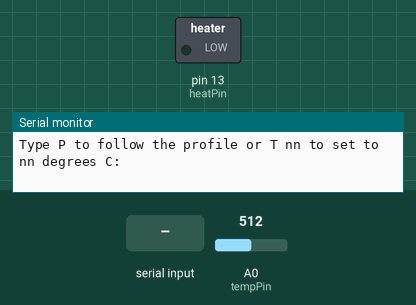
Recording of a sketch running on a simulated Arduino Uno, built with avr-gcc and run on an emulated ATmega328P. On the bench: switched loads named in the sketch (green lamp = pin HIGH), the last lines printed to the serial monitor. The test bench sets the inputs (shaded band); at power-on: A0 (tempPin) = 512.

Above: at 0.8 s.
0.9 s: "P90\n" received over Serial
2.5 s: A0 (tempPin) set to 0
At 4.2 s:
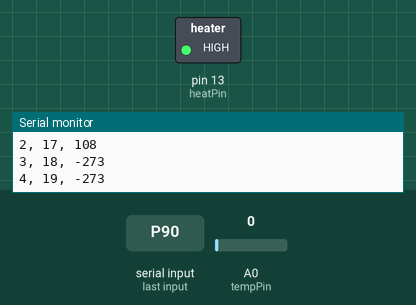
4.5 s: A0 (tempPin) set to 122
At 6.0 s:
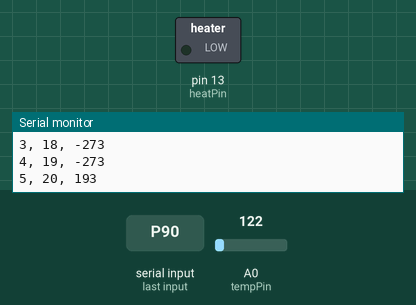
6.5 s: A0 (tempPin) set to 960
9.5 s: A0 (tempPin) set to 979
At 11.2 s:
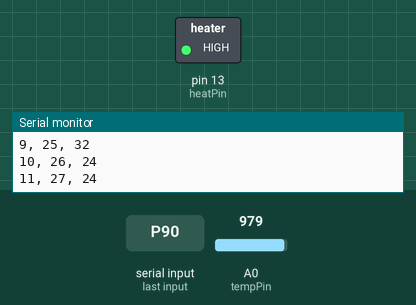
Timing chart, 0 to 12.5 s (numbered marks = the images above; inputs shaded):
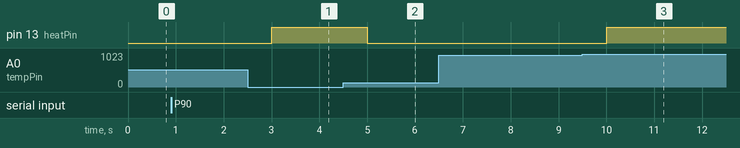

Measured:
- the behaviour switches between 978 and 979 on A0 (tempPin) (found by bisection; images 2 and 3)
- after the input at 2.5 s, pin 13 (heatPin): LOW → HIGH after 0.50 s
- after the input at 4.5 s, pin 13 (heatPin): HIGH → LOW after 0.51 s
- after the input at 9.5 s, pin 13 (heatPin): LOW → HIGH after 0.51 s

The sketch:

temp-profile.ino
```cpp
// (licence header left out)
#define THERMISTOR_BETA 4200 // thermistor: RS 538-0806
#define THERMISTOR_SERIES_R 4590 // Ohms in series with the thermistors
#define THERMISTOR_25_R 100000.0 // Thermistor ohms at 25 C = 298.15 K
#define AD_RANGE 1023.0 // The A->D converter that measures temperatures gives an int this big as its max
#define ABS_ZERO -273.15  // Celsius

const int heatPin =  13;     // the number of the LED pin.  This also controls the heater
int heatState = LOW;         // heatState used to set the LED and heater
long previousMillis = 0;     // will store last time LED/heater was updated
const long interval = 1000;  // interval at which to sample temperature (milliseconds)
const int tempPin = 0;       // Analogue pin for temperature reading
long time = 0;               // Time since start in seconds
bool done=false;             // Flag to indicate that the process has finished
bool thermocouple=false;     // Switch thermocouple thermistor
int constTemp = -300;

// The temperature/time profile as {secs, temp}
// This profile is linearly interpolated to get the required temperature at any time.
// PLEN is the number of entries
#define PLEN 7
long profile[PLEN][2] = { {0, 15}, {120, 150}, {220, 183}, {280, 215}, {320, 215}, {340, 183}, {380, 0} };

// Linearly interpolate the profile for the current time in secs, t, or
// return the constant temperature, as appropriate.

int target(long t)
{
  if(constTemp > -273)
  {
    return constTemp;
  }

  if(t <= profile[0][0])
   return profile[0][1];
  if(t >= profile[PLEN-1][0])
  {
   done = true; // We are off the end of the time curve
   return profile[PLEN-1][1];
  }
  for(int i = 1; i < PLEN-1; i++)
  {
     if(t <= profile[i][0])
       return (int)(profile[i-1][1] + ((t - profile[i-1][0])*(profile[i][1] - profile[i-1][1]))/
         (profile[i][0] - profile[i-1][0]));
  }
  return 0;
}

// Measure the temperature from the thermocouple

int thermocoupleTemperature()
{
  return (int)( 5.0 * analogRead(tempPin) * 100.0) / 1024.0;
}

int thermistorTemperature()
{
  float r = (float)analogRead(tempPin);
  return ABS_ZERO + THERMISTOR_BETA/log( (r*THERMISTOR_SERIES_R/(AD_RANGE - r))/
      ( THERMISTOR_25_R*exp(-THERMISTOR_BETA/(25.0 - ABS_ZERO)) ) );
}

int temperature()
{
  if(thermocouple)
    return thermocoupleTemperature();
  else
    return thermistorTemperature();
}

// Get the show on the road

void setup() {

  pinMode(heatPin, OUTPUT);
  pinMode(tempPin, INPUT);
  Serial.begin(9600);
  bool set = false;
  while(!set)
  {
    Serial.println("\n\nType P to follow the profile or T nn to set to nn degrees C:");
    while(Serial.available() <= 0);
    int c = Serial.read();
    if(c == 'P')
    {
      set = true;
      constTemp = -300;
    } else if (c == 'T')
    {
      constTemp = Serial.parseInt();
      set = true;
    }
  }
  Serial.println("\n\n\nTime, target, temp");
  done = false;
}

// Go round and round

void loop()
{
  int t;
  unsigned long currentMillis = millis();

  if(currentMillis - previousMillis > interval)
  {
    previousMillis = currentMillis; // set next time

    // Get the actual temperature

    t = temperature();

    // One second has passed

    time++;

    // Find the target temperature

    int tg = target(time);

    // Simple bang-bang temperature control

    if (t < tg)
    {
      heatState = HIGH;
    } else
    {
      heatState = LOW;
    }

    // Turn the heater on or off (and the LED)
    digitalWrite(heatPin, heatState);

    // Keep the user amused
    if(done)
    {
      Serial.print((char)0x07);  // Bell to wake the user up...
      Serial.print((char)0x07);
      Serial.print("FINISHED ");
    }
    Serial.print(time);
    Serial.print(", ");
    Serial.print(tg);
    Serial.print(", ");
    Serial.println(t);
  }
}
```
